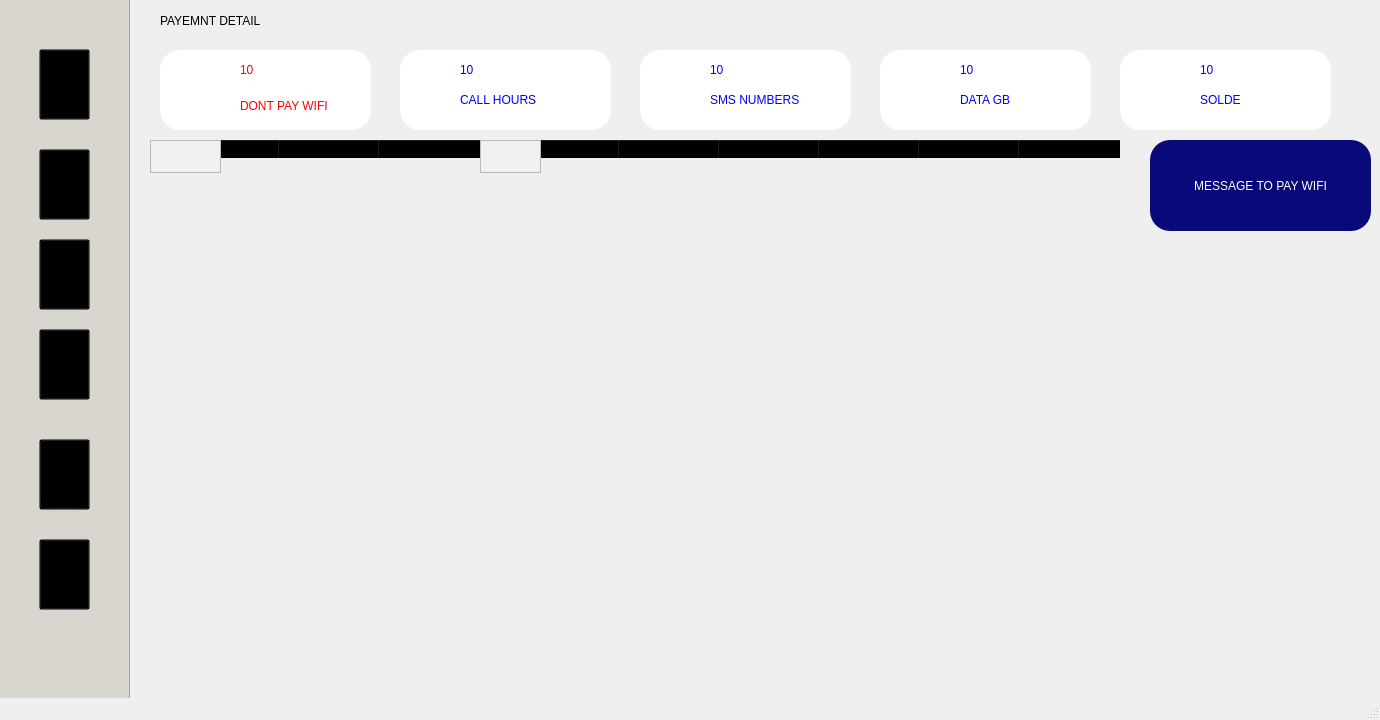
<?xml version="1.0" encoding="UTF-8"?>
<ui version="4.0">
 <class>MainWindow</class>
 <widget class="QMainWindow" name="MainWindow">
  <property name="geometry">
   <rect>
    <x>0</x>
    <y>0</y>
    <width>1380</width>
    <height>720</height>
   </rect>
  </property>
  <property name="minimumSize">
   <size>
    <width>1380</width>
    <height>720</height>
   </size>
  </property>
  <property name="maximumSize">
   <size>
    <width>1380</width>
    <height>720</height>
   </size>
  </property>
  <property name="windowTitle">
   <string>login</string>
  </property>
  <property name="styleSheet">
   <string notr="true"/>
  </property>
  <widget class="QWidget" name="centralwidget">
   <widget class="QLabel" name="label_5">
    <property name="geometry">
     <rect>
      <x>160</x>
      <y>-10</y>
      <width>441</width>
      <height>61</height>
     </rect>
    </property>
    <property name="styleSheet">
     <string notr="true">font: 63 20pt &quot;Josefin Sans SemiBold&quot;;
color:black;
border:none;
</string>
    </property>
    <property name="text">
     <string>PAYEMNT DETAIL</string>
    </property>
   </widget>
   <widget class="QTableWidget" name="tableWidget">
    <property name="geometry">
     <rect>
      <x>180</x>
      <y>140</y>
      <width>341</width>
      <height>531</height>
     </rect>
    </property>
    <property name="styleSheet">
     <string notr="true">background:transparent;
border:none;
font: 75 12pt  &quot;Josefin Sans SemiBold&quot;;</string>
    </property>
    <property name="verticalScrollBarPolicy">
     <enum>Qt::ScrollBarAlwaysOff</enum>
    </property>
    <property name="horizontalScrollBarPolicy">
     <enum>Qt::ScrollBarAsNeeded</enum>
    </property>
    <column>
     <property name="text">
      <string>id</string>
     </property>
    </column>
    <column>
     <property name="text">
      <string>mois</string>
     </property>
    </column>
    <column>
     <property name="text">
      <string>price</string>
     </property>
    </column>
   </widget>
   <widget class="QTableWidget" name="tableWidget_2">
    <property name="geometry">
     <rect>
      <x>520</x>
      <y>140</y>
      <width>621</width>
      <height>391</height>
     </rect>
    </property>
    <property name="styleSheet">
     <string notr="true">background:transparent;
border:none;
font: 75 12pt  &quot;Josefin Sans SemiBold&quot;;
</string>
    </property>
    <property name="verticalScrollBarPolicy">
     <enum>Qt::ScrollBarAsNeeded</enum>
    </property>
    <property name="horizontalScrollBarPolicy">
     <enum>Qt::ScrollBarAlwaysOff</enum>
    </property>
    <property name="autoScroll">
     <bool>false</bool>
    </property>
    <column>
     <property name="text">
      <string>numero</string>
     </property>
    </column>
    <column>
     <property name="text">
      <string>type</string>
     </property>
    </column>
    <column>
     <property name="text">
      <string>solde</string>
     </property>
    </column>
    <column>
     <property name="text">
      <string>data</string>
     </property>
    </column>
    <column>
     <property name="text">
      <string>call</string>
     </property>
    </column>
    <column>
     <property name="text">
      <string>sms</string>
     </property>
    </column>
   </widget>
   <widget class="QPushButton" name="pushButton_14">
    <property name="geometry">
     <rect>
      <x>1150</x>
      <y>140</y>
      <width>221</width>
      <height>91</height>
     </rect>
    </property>
    <property name="cursor">
     <cursorShape>PointingHandCursor</cursorShape>
    </property>
    <property name="styleSheet">
     <string notr="true">background:#090979;
font: 75 12pt  &quot;Josefin Sans SemiBold&quot;;
color:white;
border-radius: 20px;</string>
    </property>
    <property name="text">
     <string>MESSAGE TO PAY WIFI</string>
    </property>
   </widget>
   <widget class="QLabel" name="label_38">
    <property name="geometry">
     <rect>
      <x>1190</x>
      <y>100</y>
      <width>171</width>
      <height>20</height>
     </rect>
    </property>
    <property name="styleSheet">
     <string notr="true">font: 75 12pt &quot;Josefin Sans SemiBold&quot;;
color:BLUE

</string>
    </property>
    <property name="text">
     <string>SOLDE</string>
    </property>
   </widget>
   <widget class="QLabel" name="label_40">
    <property name="geometry">
     <rect>
      <x>1190</x>
      <y>70</y>
      <width>91</width>
      <height>20</height>
     </rect>
    </property>
    <property name="styleSheet">
     <string notr="true">font: 75 12pt &quot;Josefin Sans SemiBold&quot;;
color:BLUE
</string>
    </property>
    <property name="text">
     <string>10</string>
    </property>
   </widget>
   <widget class="QFrame" name="frame_16">
    <property name="geometry">
     <rect>
      <x>640</x>
      <y>50</y>
      <width>211</width>
      <height>80</height>
     </rect>
    </property>
    <property name="styleSheet">
     <string notr="true">border-radius: 20px;
background: white;
box-shadow:  20px 20px 39px #bebebe,
             -20px -20px 39px #ffffff;</string>
    </property>
    <property name="frameShape">
     <enum>QFrame::StyledPanel</enum>
    </property>
    <property name="frameShadow">
     <enum>QFrame::Raised</enum>
    </property>
    <widget class="QLabel" name="label_52">
     <property name="geometry">
      <rect>
       <x>70</x>
       <y>40</y>
       <width>171</width>
       <height>20</height>
      </rect>
     </property>
     <property name="styleSheet">
      <string notr="true">font: 75 8pt &quot;Josefin Sans SemiBold&quot;;
color:BLUE

</string>
     </property>
     <property name="text">
      <string>SMS NUMBERS</string>
     </property>
    </widget>
    <widget class="QLabel" name="label_28">
     <property name="geometry">
      <rect>
       <x>20</x>
       <y>10</y>
       <width>41</width>
       <height>51</height>
      </rect>
     </property>
     <property name="styleSheet">
      <string notr="true">image: url(:/newPrefix/156931.png);</string>
     </property>
     <property name="text">
      <string/>
     </property>
    </widget>
    <widget class="QLabel" name="label_34">
     <property name="geometry">
      <rect>
       <x>70</x>
       <y>10</y>
       <width>91</width>
       <height>20</height>
      </rect>
     </property>
     <property name="styleSheet">
      <string notr="true">font: 75 8pt &quot;Josefin Sans SemiBold&quot;;
color:BLUE
</string>
     </property>
     <property name="text">
      <string>10</string>
     </property>
    </widget>
   </widget>
   <widget class="QFrame" name="frame_17">
    <property name="geometry">
     <rect>
      <x>880</x>
      <y>50</y>
      <width>211</width>
      <height>80</height>
     </rect>
    </property>
    <property name="styleSheet">
     <string notr="true">border-radius: 20px;
background: white;
box-shadow:  20px 20px 39px #bebebe,
             -20px -20px 39px #ffffff;</string>
    </property>
    <property name="frameShape">
     <enum>QFrame::StyledPanel</enum>
    </property>
    <property name="frameShadow">
     <enum>QFrame::Raised</enum>
    </property>
    <widget class="QLabel" name="label_35">
     <property name="geometry">
      <rect>
       <x>80</x>
       <y>10</y>
       <width>91</width>
       <height>20</height>
      </rect>
     </property>
     <property name="styleSheet">
      <string notr="true">font: 75 8pt &quot;Josefin Sans SemiBold&quot;;
color:BLUE
</string>
     </property>
     <property name="text">
      <string>10</string>
     </property>
    </widget>
    <widget class="QLabel" name="label_53">
     <property name="geometry">
      <rect>
       <x>80</x>
       <y>40</y>
       <width>81</width>
       <height>20</height>
      </rect>
     </property>
     <property name="styleSheet">
      <string notr="true">font: 75 8pt &quot;Josefin Sans SemiBold&quot;;
color:BLUE

</string>
     </property>
     <property name="text">
      <string>DATA GB</string>
     </property>
    </widget>
    <widget class="QLabel" name="label_54">
     <property name="geometry">
      <rect>
       <x>30</x>
       <y>10</y>
       <width>41</width>
       <height>51</height>
      </rect>
     </property>
     <property name="styleSheet">
      <string notr="true">image: url(:/newPrefix/931898-200.png);</string>
     </property>
     <property name="text">
      <string/>
     </property>
    </widget>
   </widget>
   <widget class="QFrame" name="frame_4">
    <property name="geometry">
     <rect>
      <x>160</x>
      <y>50</y>
      <width>211</width>
      <height>80</height>
     </rect>
    </property>
    <property name="styleSheet">
     <string notr="true">border-radius: 20px;
background: white;
box-shadow:  20px 20px 39px #bebebe,
             -20px -20px 39px #ffffff;</string>
    </property>
    <property name="frameShape">
     <enum>QFrame::StyledPanel</enum>
    </property>
    <property name="frameShadow">
     <enum>QFrame::Raised</enum>
    </property>
    <widget class="QLabel" name="label_29">
     <property name="geometry">
      <rect>
       <x>80</x>
       <y>10</y>
       <width>91</width>
       <height>20</height>
      </rect>
     </property>
     <property name="styleSheet">
      <string notr="true">font: 75 8pt &quot;Josefin Sans SemiBold&quot;;
color:red
</string>
     </property>
     <property name="text">
      <string>10</string>
     </property>
    </widget>
    <widget class="QLabel" name="label_47">
     <property name="geometry">
      <rect>
       <x>80</x>
       <y>46</y>
       <width>171</width>
       <height>20</height>
      </rect>
     </property>
     <property name="styleSheet">
      <string notr="true">font: 75 8pt &quot;Josefin Sans SemiBold&quot;;
color:red
</string>
     </property>
     <property name="text">
      <string>DONT PAY WIFI</string>
     </property>
    </widget>
    <widget class="QLabel" name="label_55">
     <property name="geometry">
      <rect>
       <x>10</x>
       <y>0</y>
       <width>61</width>
       <height>71</height>
      </rect>
     </property>
     <property name="styleSheet">
      <string notr="true">image: url(:/newPrefix/cash-payment-icon-5.png);</string>
     </property>
     <property name="text">
      <string/>
     </property>
    </widget>
   </widget>
   <widget class="QFrame" name="frame_15">
    <property name="geometry">
     <rect>
      <x>400</x>
      <y>50</y>
      <width>211</width>
      <height>80</height>
     </rect>
    </property>
    <property name="styleSheet">
     <string notr="true">border-radius: 20px;
background: white;
box-shadow:  20px 20px 39px #bebebe,
             -20px -20px 39px #ffffff;</string>
    </property>
    <property name="frameShape">
     <enum>QFrame::StyledPanel</enum>
    </property>
    <property name="frameShadow">
     <enum>QFrame::Raised</enum>
    </property>
    <widget class="QLabel" name="label_59">
     <property name="geometry">
      <rect>
       <x>60</x>
       <y>40</y>
       <width>171</width>
       <height>20</height>
      </rect>
     </property>
     <property name="styleSheet">
      <string notr="true">font: 75 8pt &quot;Josefin Sans SemiBold&quot;;
color:BLUE

</string>
     </property>
     <property name="text">
      <string>CALL HOURS</string>
     </property>
    </widget>
    <widget class="QLabel" name="label_32">
     <property name="geometry">
      <rect>
       <x>60</x>
       <y>10</y>
       <width>91</width>
       <height>20</height>
      </rect>
     </property>
     <property name="styleSheet">
      <string notr="true">font: 75 8pt &quot;Josefin Sans SemiBold&quot;;
color:BLUE
</string>
     </property>
     <property name="text">
      <string>10</string>
     </property>
    </widget>
    <widget class="QLabel" name="label_56">
     <property name="geometry">
      <rect>
       <x>10</x>
       <y>10</y>
       <width>41</width>
       <height>51</height>
      </rect>
     </property>
     <property name="styleSheet">
      <string notr="true">image: url(:/newPrefix/office-phone-icon--25.png);</string>
     </property>
     <property name="text">
      <string/>
     </property>
    </widget>
   </widget>
   <widget class="QFrame" name="frame_18">
    <property name="geometry">
     <rect>
      <x>1120</x>
      <y>50</y>
      <width>211</width>
      <height>80</height>
     </rect>
    </property>
    <property name="styleSheet">
     <string notr="true">border-radius: 20px;
background: white;
box-shadow:  20px 20px 39px #bebebe,
             -20px -20px 39px #ffffff;</string>
    </property>
    <property name="frameShape">
     <enum>QFrame::StyledPanel</enum>
    </property>
    <property name="frameShadow">
     <enum>QFrame::Raised</enum>
    </property>
    <widget class="QLabel" name="label_58">
     <property name="geometry">
      <rect>
       <x>80</x>
       <y>40</y>
       <width>171</width>
       <height>20</height>
      </rect>
     </property>
     <property name="styleSheet">
      <string notr="true">font: 75 8pt &quot;Josefin Sans SemiBold&quot;;
color:BLUE

</string>
     </property>
     <property name="text">
      <string>SOLDE</string>
     </property>
    </widget>
    <widget class="QLabel" name="label_41">
     <property name="geometry">
      <rect>
       <x>80</x>
       <y>10</y>
       <width>91</width>
       <height>20</height>
      </rect>
     </property>
     <property name="styleSheet">
      <string notr="true">font: 75 8pt &quot;Josefin Sans SemiBold&quot;;
color:BLUE
</string>
     </property>
     <property name="text">
      <string>10</string>
     </property>
    </widget>
    <widget class="QLabel" name="label_46">
     <property name="geometry">
      <rect>
       <x>20</x>
       <y>10</y>
       <width>41</width>
       <height>51</height>
      </rect>
     </property>
     <property name="styleSheet">
      <string notr="true">image: url(:/newPrefix/493-4930874_bill-png-vector-money-logo-png.png);</string>
     </property>
     <property name="text">
      <string/>
     </property>
    </widget>
   </widget>
   <widget class="QFrame" name="frame_3">
    <property name="geometry">
     <rect>
      <x>150</x>
      <y>140</y>
      <width>71</width>
      <height>33</height>
     </rect>
    </property>
    <property name="styleSheet">
     <string notr="true">background-color: rgb(240, 240, 240);</string>
    </property>
    <property name="frameShape">
     <enum>QFrame::StyledPanel</enum>
    </property>
    <property name="frameShadow">
     <enum>QFrame::Raised</enum>
    </property>
   </widget>
   <widget class="QFrame" name="frame_5">
    <property name="geometry">
     <rect>
      <x>480</x>
      <y>140</y>
      <width>61</width>
      <height>33</height>
     </rect>
    </property>
    <property name="styleSheet">
     <string notr="true">background-color: rgb(240, 240, 240);</string>
    </property>
    <property name="frameShape">
     <enum>QFrame::StyledPanel</enum>
    </property>
    <property name="frameShadow">
     <enum>QFrame::Raised</enum>
    </property>
   </widget>
   <widget class="QFrame" name="frame_19">
    <property name="geometry">
     <rect>
      <x>-51</x>
      <y>-1</y>
      <width>181</width>
      <height>801</height>
     </rect>
    </property>
    <property name="styleSheet">
     <string notr="true">background-color:rgb(217, 214, 207)</string>
    </property>
    <property name="frameShape">
     <enum>QFrame::StyledPanel</enum>
    </property>
    <property name="frameShadow">
     <enum>QFrame::Raised</enum>
    </property>
    <widget class="QPushButton" name="pushButton_6">
     <property name="geometry">
      <rect>
       <x>90</x>
       <y>540</y>
       <width>51</width>
       <height>71</height>
      </rect>
     </property>
     <property name="cursor">
      <cursorShape>PointingHandCursor</cursorShape>
     </property>
     <property name="styleSheet">
      <string notr="true">image: url(:/newPrefix/56805.png);
background:transparent</string>
     </property>
     <property name="text">
      <string/>
     </property>
    </widget>
    <widget class="QPushButton" name="pushButton">
     <property name="geometry">
      <rect>
       <x>90</x>
       <y>50</y>
       <width>51</width>
       <height>71</height>
      </rect>
     </property>
     <property name="cursor">
      <cursorShape>PointingHandCursor</cursorShape>
     </property>
     <property name="styleSheet">
      <string notr="true">
image: url(:/newPrefix/0b92c1ba5ae239c314ba2ec1dab936ec.png);
background:transparent</string>
     </property>
     <property name="text">
      <string/>
     </property>
    </widget>
    <widget class="QPushButton" name="pushButton_5">
     <property name="geometry">
      <rect>
       <x>90</x>
       <y>440</y>
       <width>51</width>
       <height>71</height>
      </rect>
     </property>
     <property name="cursor">
      <cursorShape>PointingHandCursor</cursorShape>
     </property>
     <property name="styleSheet">
      <string notr="true">image: url(:/newPrefix/rapport.png);
background:transparent</string>
     </property>
     <property name="text">
      <string/>
     </property>
    </widget>
    <widget class="QPushButton" name="pushButton_3">
     <property name="geometry">
      <rect>
       <x>90</x>
       <y>240</y>
       <width>51</width>
       <height>71</height>
      </rect>
     </property>
     <property name="cursor">
      <cursorShape>PointingHandCursor</cursorShape>
     </property>
     <property name="styleSheet">
      <string notr="true">image: url(:/newPrefix/5602f7afac47bbda37db1e1dd9de469f.png);
background:transparent</string>
     </property>
     <property name="text">
      <string/>
     </property>
    </widget>
    <widget class="QPushButton" name="pushButton_4">
     <property name="geometry">
      <rect>
       <x>90</x>
       <y>330</y>
       <width>51</width>
       <height>71</height>
      </rect>
     </property>
     <property name="cursor">
      <cursorShape>PointingHandCursor</cursorShape>
     </property>
     <property name="styleSheet">
      <string notr="true">image: url(:/newPrefix/logo-wifi-png-for-download--7.png);
background:transparent</string>
     </property>
     <property name="text">
      <string/>
     </property>
    </widget>
    <widget class="QPushButton" name="pushButton_2">
     <property name="geometry">
      <rect>
       <x>90</x>
       <y>150</y>
       <width>51</width>
       <height>71</height>
      </rect>
     </property>
     <property name="cursor">
      <cursorShape>PointingHandCursor</cursorShape>
     </property>
     <property name="styleSheet">
      <string notr="true">image: url(:/newPrefix/free-user-group-icon-296-thumb.png);
background:transparent</string>
     </property>
     <property name="text">
      <string/>
     </property>
    </widget>
   </widget>
  </widget>
  <widget class="QStatusBar" name="statusbar"/>
 </widget>
 <resources>
  <include location="total.qrc"/>
 </resources>
 <connections/>
</ui>
